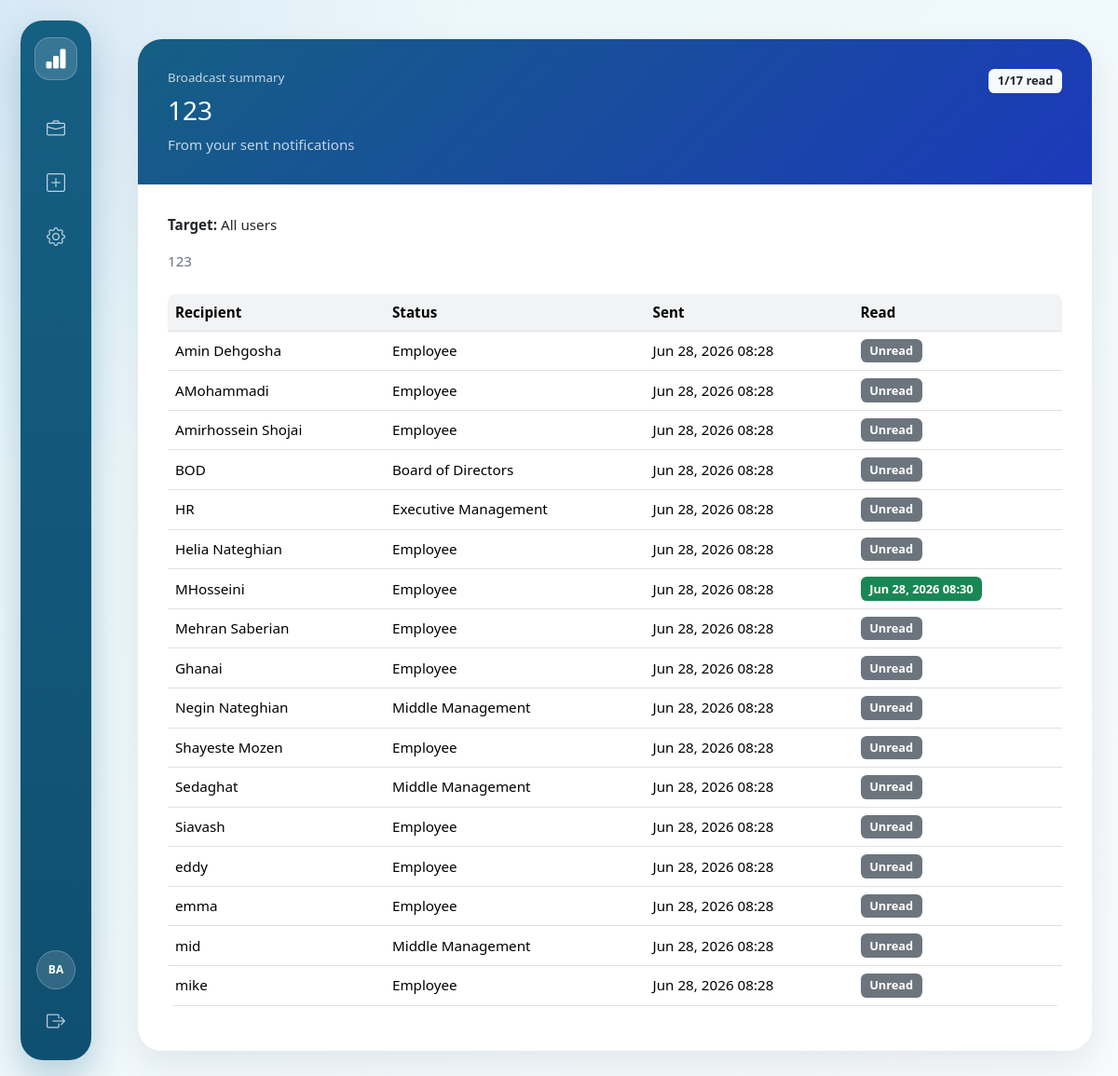
Screenshot of /notifications/sent/5/ (signed in) with the database file from the repository.
### notifications/models.py (models this page shows, shortened)
class Notification(models.Model):
    sender = models.ForeignKey(
        settings.AUTH_USER_MODEL,
        on_delete=models.PROTECT,
        related_name='sent_notifications',
    )
    title = models.CharField(max_length=200)
    body = models.TextField()
    send_to_all = models.BooleanField(default=False)
    target_departments = models.ManyToManyField(Department, blank=True, related_name='notifications')
    created_at = models.DateTimeField(auto_now_add=True)
    sent_at = models.DateTimeField(null=True, blank=True)
    class Meta:
        ordering = ['-created_at']

class NotificationRecipient(models.Model):
    notification = models.ForeignKey(
        Notification,
        on_delete=models.CASCADE,
        related_name='deliveries',
    )
    recipient = models.ForeignKey(
        settings.AUTH_USER_MODEL,
        on_delete=models.CASCADE,
        related_name='notification_deliveries',
    )
    created_at = models.DateTimeField(auto_now_add=True)
    read_at = models.DateTimeField(null=True, blank=True)
    class Meta:
        ordering = ['-created_at']
        constraints = [
            models.UniqueConstraint(
                fields=['notification', 'recipient'],
                name='unique_notification_recipient',
            )
        ]

### core/models.py (models this page shows, shortened)
class Profile(models.Model):
    user = models.OneToOneField(
        settings.AUTH_USER_MODEL,
        on_delete=models.CASCADE,
        related_name="profile",
    )
    employee_id = models.CharField(max_length=50, unique=True)
    role = models.IntegerField(choices=Role.choices, default=Role.EMPLOYEE)
    position = models.ForeignKey(
        Position,
        null=True,
        blank=True,
        on_delete=models.SET_NULL,
        related_name="profiles",
    )
    departments = models.ManyToManyField(
        Department,
        blank=True,
        related_name="profiles",
    )
    annual_leave_days = models.DecimalField(
        max_digits=5,
        decimal_places=2,
        default=30.00,
        help_text="Annual leave allowance for this employee. Default is 30 days.",
    )
    approved_days = models.DecimalField(max_digits=5, decimal_places=2, default=0.0)
    rejected_days = models.DecimalField(max_digits=5, decimal_places=2, default=0.0)
    cancelled_days = models.DecimalField(max_digits=5, decimal_places=2, default=0.0)
    class Meta:
        ordering = ["user__username"]

### notifications/views.py (the view)
# urls.py: path('sent/<int:pk>/', views.notification_sent_detail, name='sent_detail'),
@login_required
@user_passes_test(is_manager)
def notification_sent_detail(request, pk):
    notification = get_object_or_404(
        Notification.objects.prefetch_related('deliveries__recipient', 'deliveries__recipient__profile', 'target_departments'),
        pk=pk,
        sender=request.user,
    )
    deliveries = notification.deliveries.select_related('recipient', 'recipient__profile').order_by('recipient__username')
    read_count = deliveries.filter(read_at__isnull=False).count()
    context = {
        'notification': notification,
        'deliveries': deliveries,
        'read_count': read_count,
        'total_recipients': deliveries.count(),
        'departments': notification.target_departments.all(),
    }
    return render(request, 'notifications/notification_sent_detail.html', context)

### core/context_processors.py (called while the page is built)
def unread_letter_count(request):
    if request.user.is_authenticated:
        try:
            from internal_letter.models import InternalLetter, LetterStatus
            unread_count = InternalLetter.objects.filter(
                recipient=request.user,
                status=LetterStatus.SENT
            ).exclude(read_by=request.user).count()
            return {'unread_letter_count': unread_count}
        except (ImportError, Exception):
            return {'unread_letter_count': 0}
    return {'unread_letter_count': 0}

### notifications/views.py (called while the page is built)
def is_manager(user):
    if not user.is_authenticated:
        return False
    if user.is_superuser or user.is_staff:
        return True
    profile = getattr(user, 'profile', None)
    return getattr(profile, 'role', None) in [Role.MIDDLE, Role.EXECUTIVE, Role.BOARD]

### notifications/templates/notifications/notification_sent_detail.html (shortened to what this page needs)
{% extends "base.html" %}
{% block content %}
<div class="sent-detail-shell">
  <div class="card sent-detail-card">
    <div class="sent-detail-header">
      <div class="d-flex justify-content-between align-items-start gap-3 flex-wrap">
        <div>
          <div class="small opacity-75 mb-2">Broadcast summary</div>
          <h1 class="h3 mb-2">{{ notification.title }}</h1>
          <div class="opacity-75">From your sent notifications</div>
        </div>
        <span class="badge bg-light text-dark">{{ read_count }}/{{ total_recipients }} read</span>
      </div>
    </div>
    <div class="sent-detail-body">
      <div class="mb-3">
        <strong>Target:</strong>
        {% if notification.send_to_all %}
          All users
        {% elif departments %}
          Department{{ departments|length|pluralize }}:
          {% for department in departments %}{{ department.name }}{% if not forloop.last %}, {% endif %}{% endfor %}
        {% else %}
          Selected users
        {% endif %}
      </div>
      <div class="mb-4 text-muted" style="white-space: pre-wrap;">{{ notification.body }}</div>
      <div class="table-responsive">
        <table class="table table-hover recipient-table align-middle">
          <thead>
            <tr>
              <th>Recipient</th>
              <th>Status</th>
              <th>Sent</th>
              <th>Read</th>
            </tr>
          </thead>
          <tbody>
            {% for delivery in deliveries %}
              <tr>
                <td>{{ delivery.recipient.get_full_name|default:delivery.recipient.username }}</td>
                <td>{{ delivery.recipient.profile.get_role_display|default:'-' }}</td>
                <td>{{ delivery.created_at|date:"M d, Y H:i" }}</td>
                <td>
                  {% if delivery.read_at %}
                    <span class="badge bg-success">{{ delivery.read_at|date:"M d, Y H:i" }}</span>
                  {% else %}
                    <span class="badge bg-secondary">Unread</span>
                  {% endif %}
                </td>
              </tr>
            {% empty %}
              <tr>
                <td colspan="4" class="text-center text-muted py-4">No recipients found.</td>
              </tr>
            {% endfor %}
          </tbody>
        </table>
      </div>
    </div>
  </div>
</div>
{% endblock %}

### companycrm/1/companycrm/core/templates/base.html (shortened to what this page needs)
{% load static %}
<!DOCTYPE html>
<html lang="en" data-bs-theme="light">
  <head>
    <link href="https://cdn.jsdelivr.net/npm/bootstrap@5.3.3/dist/css/bootstrap.min.css"
          rel="stylesheet" />
    <link href="https://cdn.jsdelivr.net/npm/bootstrap-icons@1.11.3/font/bootstrap-icons.css"
          rel="stylesheet" />
    <link href="{% static 'css/custom.css' %}" rel="stylesheet" />
    <link rel="stylesheet" href="{% static 'css/custom.css' %}?v=2">
  </head>
  <body>
    <div class="app-shell">
      <aside class="app-sidebar">
        <a class="sidebar-brand" href="{% url 'home' %}" title="ATO CRM">
          <i class="bi bi-bar-chart-fill"></i>
        </a>
        <nav class="sidebar-nav">
          <a class="sidebar-link {% if request.path == '/' or request.path|slice:':10' == '/requests/' %}active{% endif %}"
             href="{% url 'request_list' %}"
             title="Requests">
            <i class="bi bi-briefcase"></i>
          </a>
          <a class="sidebar-link {% if request.path == '/requests/new/' %}active{% endif %}"
             href="{% url 'request_new_hub' %}"
             title="New Request">
            <i class="bi bi-plus-square"></i>
          </a>
          {% if user.is_authenticated %}
            <a class="sidebar-link" href="/admin/" title="Admin">
              <i class="bi bi-gear"></i>
            </a>
          {% endif %}
        </nav>
        <div class="sidebar-bottom">
          {% if user.is_authenticated %}
            <div class="user-circle" title="{{ user.get_username }}">{{ user.get_username|slice:":2"|upper }}</div>
            <form method="post" action="{% url 'logout' %}">
              <button class="sidebar-logout" type="submit" title="Logout">
                <i class="bi bi-box-arrow-right"></i>
              </button>
            </form>
          {% else %}
            <a class="sidebar-link" href="{% url 'login' %}" title="Login">
              <i class="bi bi-box-arrow-in-right"></i>
            </a>
          {% endif %}
        </div>
      </aside>
      <div class="app-main">
        <main class="{% block container_class %}{% endblock %}">
          {% block content %}{% endblock %}
        </main>
      </div>
    </div>
  </body>
</html>

### static/css/custom.css (style rules this page uses)
body { background-color: #f8f9fa; font-family: "Segoe UI", Roboto, Arial, sans-serif; font-size: 0.95rem; color: #333; }
.card { border-radius: 0.5rem; }
.table { border-radius: 0.5rem; overflow: hidden; }
.table th { background-color: #f1f3f5; font-weight: 600; }
.badge { font-size: 0.8rem; padding: 0.5em 0.75em; border-radius: 0.4rem; }
.text-muted { color: #6c757d !important; }

### companycrm/1/companycrm/core/templates/base.html (style rules this page uses)
:root { --persian-blue: #1C39BB; --sidebar-blue: #155f83; --sidebar-blue-dark: #0f4f70; --sidebar-active-bg: #ffffff; --crm-bg: #eef7f9; --crm-text: #111827; --crm-muted: #6b7280; --crm-border: #e5e7eb; }
body { margin: 0; background: radial-gradient(circle at top left, rgba(28, 57, 187, 0.08), transparent 30%), linear-gradient(135deg, #e8f7fa 0%, #f8fafc 100%); color: var(--crm-text); }
.app-shell { min-height: 100vh; display: flex; }
.app-sidebar { position: fixed; left: 22px; top: 22px; bottom: 22px; width: 76px; background: linear-gradient(180deg, var(--sidebar-blue) 0%, var(--sidebar-blue-dark) 100%); border-radius: 24px; box-shadow: 0 18px 40px rgba(15, 95, 131, 0.28); z-index: 1000; display: flex; flex-direction: column; align-items: center; padding: 18px 10px; }
.sidebar-brand { width: 46px; height: 46px; border-radius: 16px; background: rgba(255, 255, 255, 0.15); border: 1px solid rgba(255, 255, 255, 0.22); color: #ffffff; display: flex; align-items: center; justify-content: center; font-size: 24px; margin-bottom: 28px; text-decoration: none; }
.sidebar-nav { width: 100%; display: flex; flex-direction: column; gap: 10px; align-items: center; }
.sidebar-link { width: 48px; height: 48px; border-radius: 16px; color: rgba(255, 255, 255, 0.72); display: flex; align-items: center; justify-content: center; font-size: 20px; text-decoration: none; transition: all 0.18s ease; border: 0; }
.sidebar-bottom { margin-top: auto; width: 100%; display: flex; flex-direction: column; gap: 10px; align-items: center; }
.user-circle { width: 42px; height: 42px; border-radius: 50%; background: rgba(255, 255, 255, 0.14); border: 1px solid rgba(255, 255, 255, 0.24); color: #ffffff; display: flex; align-items: center; justify-content: center; font-size: 12px; font-weight: 800; }
.sidebar-logout { border: 0; background: transparent; color: rgba(255, 255, 255, 0.72); width: 48px; height: 48px; border-radius: 16px; font-size: 20px; transition: all 0.18s ease; }
.app-main { width: 100%; margin-left: 120px; padding: 24px 28px 32px; }

### notifications/templates/notifications/notification_sent_detail.html (style rules this page uses)
.sent-detail-shell { max-width: 1120px; margin: 0 auto; }
.sent-detail-card { border: 0; border-radius: 26px; overflow: hidden; box-shadow: 0 14px 36px rgba(15, 23, 42, 0.08); }
.sent-detail-header { background: linear-gradient(135deg, #155f83 0%, #1C39BB 100%); color: #fff; padding: 2rem; }
.sent-detail-body { background: #fff; padding: 2rem; }
.recipient-table td, .recipient-table th { vertical-align: middle; }

### rows the page displays
Notification: title "123", body "123"
NotificationRecipient: recipient.get_full_name "Amin Dehgosha", recipient.profile.role "Employee", created_at "Jun 28, 2026 08:28", shows "Unread"
NotificationRecipient: recipient.get_full_name "AMohammadi", recipient.profile.role "Employee", created_at "Jun 28, 2026 08:28", shows "Unread"
NotificationRecipient: recipient.get_full_name "Amirhossein Shojai", recipient.profile.role "Employee", created_at "Jun 28, 2026 08:28", shows "Unread"
NotificationRecipient: recipient.get_full_name "BOD", recipient.profile.role "Board of Directors", created_at "Jun 28, 2026 08:28", shows "Unread"
NotificationRecipient: recipient.get_full_name "HR", recipient.profile.role "Executive Management", created_at "Jun 28, 2026 08:28", shows "Unread"
NotificationRecipient: recipient.get_full_name "Helia Nateghian", recipient.profile.role "Employee", created_at "Jun 28, 2026 08:28", shows "Unread"
NotificationRecipient: recipient.get_full_name "MHosseini", recipient.profile.role "Employee", created_at "Jun 28, 2026 08:28", read_at "Jun 28, 2026 08:30"
NotificationRecipient: recipient.get_full_name "Mehran Saberian", recipient.profile.role "Employee", created_at "Jun 28, 2026 08:28", shows "Unread"
NotificationRecipient: recipient.get_full_name "Ghanai", recipient.profile.role "Employee", created_at "Jun 28, 2026 08:28", shows "Unread"
NotificationRecipient: recipient.get_full_name "Negin Nateghian", recipient.profile.role "Middle Management", created_at "Jun 28, 2026 08:28", shows "Unread"
NotificationRecipient: recipient.get_full_name "Shayeste Mozen", recipient.profile.role "Employee", created_at "Jun 28, 2026 08:28", shows "Unread"
NotificationRecipient: recipient.get_full_name "Sedaghat", recipient.profile.role "Middle Management", created_at "Jun 28, 2026 08:28", shows "Unread"
NotificationRecipient: recipient.get_full_name "Siavash", recipient.profile.role "Employee", created_at "Jun 28, 2026 08:28", shows "Unread"
NotificationRecipient: recipient.get_full_name "eddy", recipient.profile.role "Employee", created_at "Jun 28, 2026 08:28", shows "Unread"
NotificationRecipient: recipient.get_full_name "emma", recipient.profile.role "Employee", created_at "Jun 28, 2026 08:28", shows "Unread"
NotificationRecipient: recipient.get_full_name "mid", recipient.profile.role "Middle Management", created_at "Jun 28, 2026 08:28", shows "Unread"
NotificationRecipient: recipient.get_full_name "mike", recipient.profile.role "Employee", created_at "Jun 28, 2026 08:28", shows "Unread"

### other values shown
{{ user.get_username|slice:":2"|upper }} "BA"
{{ read_count }} "1"
{{ total_recipients }} "17"
